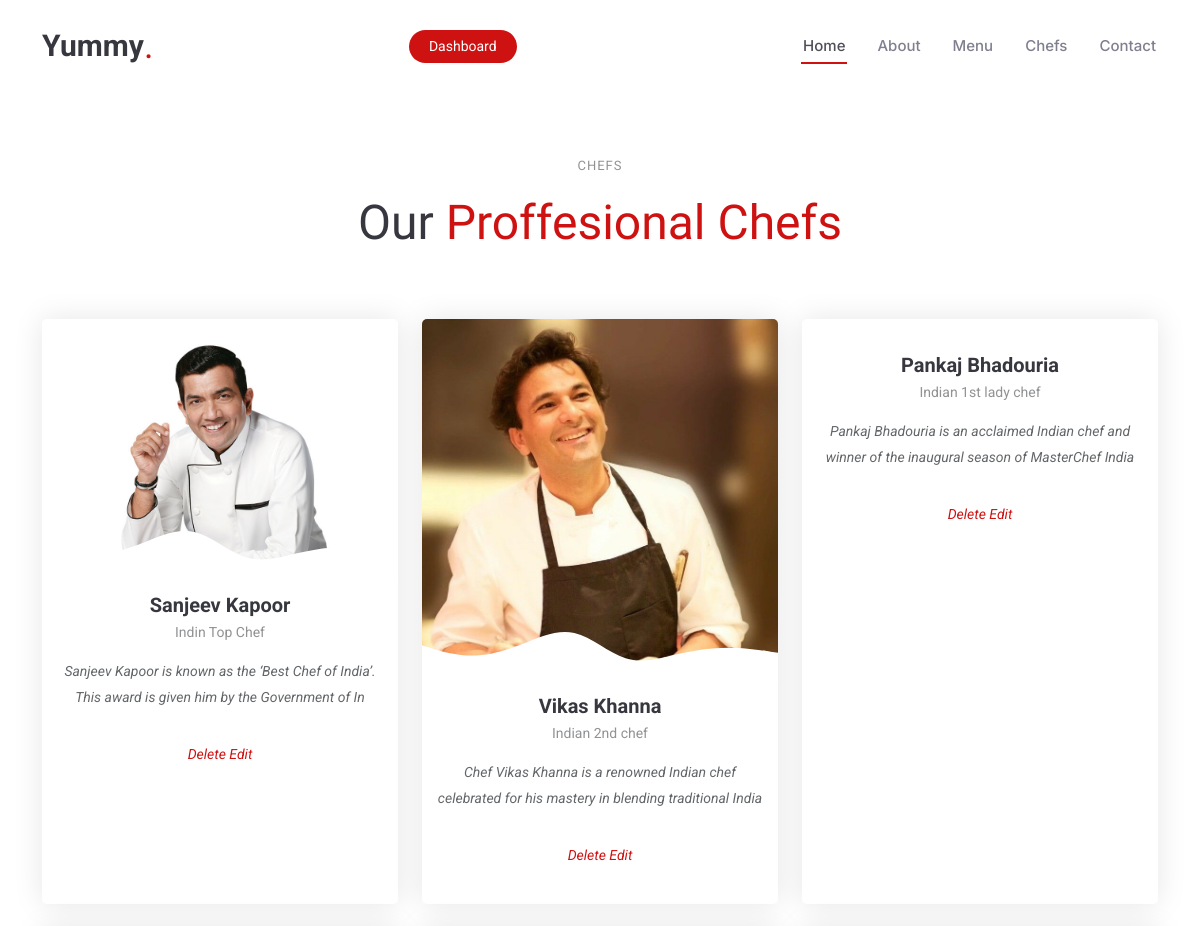
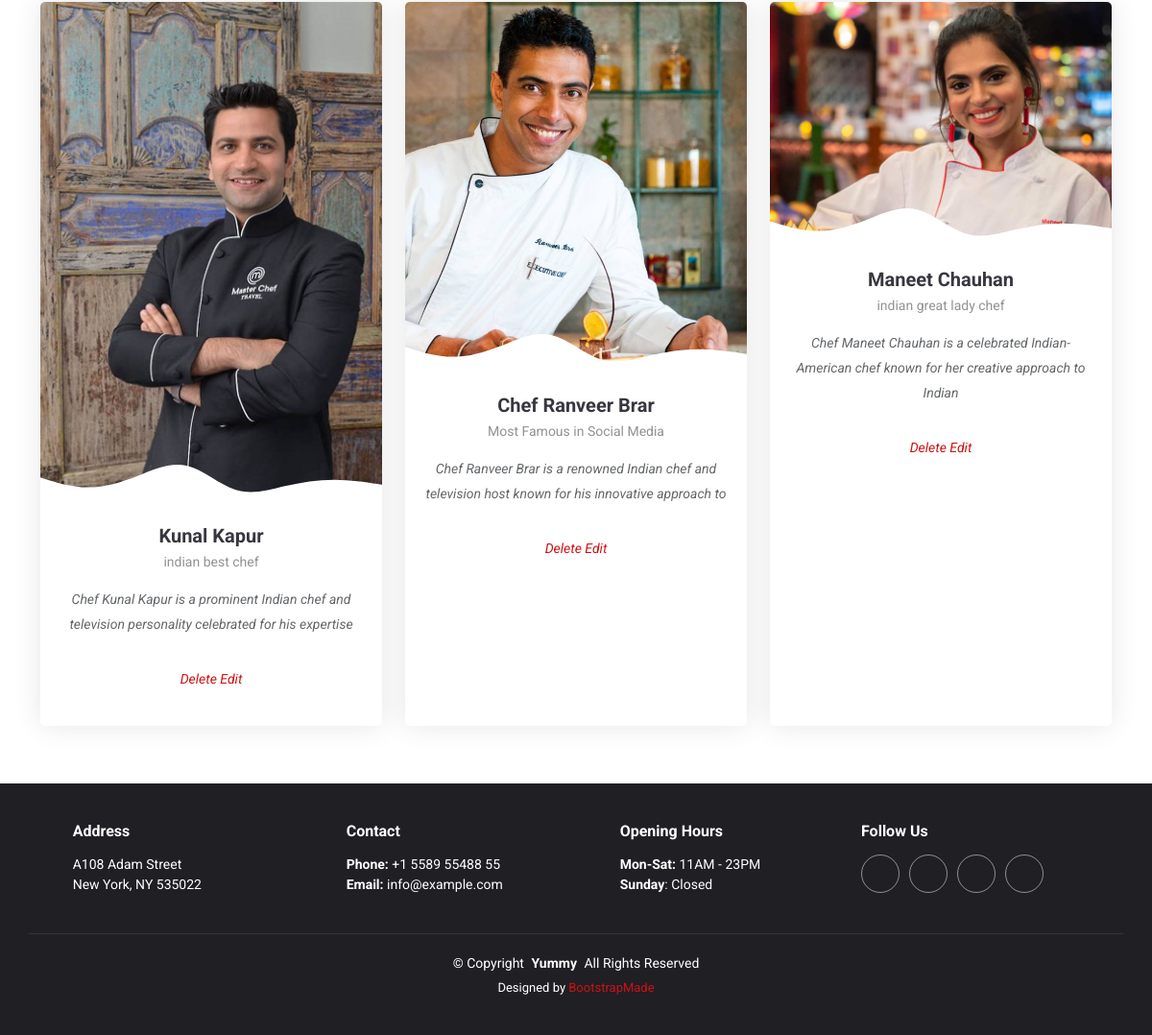
Page /chef/ on the committed database (2 pictures, top to bottom).
### myapp/models.py (models this page shows)
class Chefmodel(models.Model):
    Name=models.CharField(max_length=100,null=True)
    Chef=models.CharField(max_length=100,null=True)
    Description=models.CharField(max_length=100,null=True)
    img=models.ImageField(upload_to='Media/pic',null=True)

### myproject/views.py (the view)
# urls.py: path('chef/',chef,name='chef'),
def chef(req):
    data=Chefmodel.objects.all()
    return render(req,'chef.html',{'data':data})

### template/chef.html (shortened to what this page needs)
{% extends 'base.html' %}
{% block body %}
    <section id="chefs" class="chefs section">
      <div class="container section-title" data-aos="fade-up">
        <h2>chefs</h2>
        <p><span>Our</span> <span class="description-title">Proffesional Chefs<br></span></p>
      </div>
      <div class="container">
        <div class="row gy-4">
            {% for i in data %}
          <div class="col-lg-4 d-flex align-items-stretch" data-aos="fade-up" data-aos-delay="100">
            <div class="team-member">
              <div class="member-img">
                <img src="/{{i.img}}" class="img-fluid" alt="">
              </div>
              <div class="member-info">
                <h4>{{i.Name}}</h4>
                <span>{{i.Chef}}</span>
                <p>{{i.Description}}</p>
                <p><a href="{% url 'delete' i.id %}">Delete</a>
                  <a href="{% url 'edit' i.id %}">Edit</a></p>
              </div>
            </div>
          </div>
          {% endfor %}
        </div>
      </div>
    </section>
{% endblock body %}

### template/base.html (shortened to what this page needs)
<!DOCTYPE html>
<html lang="en">
<head>
  <link href="/static/assets2/vendor/bootstrap/css/bootstrap.min.css" rel="stylesheet">
  <link href="/static/assets2/vendor/bootstrap-icons/bootstrap-icons.css" rel="stylesheet">
  <link href="/static/assets2/vendor/aos/aos.css" rel="stylesheet">
  <link href="/static/assets2/vendor/glightbox/css/glightbox.min.css" rel="stylesheet">
  <link href="/static/assets2/vendor/swiper/swiper-bundle.min.css" rel="stylesheet">
  <link href="/static/assets2/css/main.css" rel="stylesheet">
</head>
<body class="index-page">
    {% include 'include/navbar.html' %}
    {% block body %}
    {% endblock body %}
  <footer id="footer" class="footer dark-background">
    <div class="container">
      <div class="row gy-3">
        <div class="col-lg-3 col-md-6 d-flex">
          <i class="bi bi-geo-alt icon"></i>
          <div class="address">
            <h4>Address</h4>
            <p>A108 Adam Street</p>
            <p>New York, NY 535022</p>
          </div>
        </div>
        <div class="col-lg-3 col-md-6 d-flex">
          <i class="bi bi-telephone icon"></i>
          <div>
            <h4>Contact</h4>
            <p>
              <strong>Phone:</strong> <span>+1 5589 55488 55</span><br>
              <strong>Email:</strong> <span>info@example.com</span><br>
            </p>
          </div>
        </div>
        <div class="col-lg-3 col-md-6 d-flex">
          <i class="bi bi-clock icon"></i>
          <div>
            <h4>Opening Hours</h4>
            <p>
              <strong>Mon-Sat:</strong> <span>11AM - 23PM</span><br>
              <strong>Sunday</strong>: <span>Closed</span>
            </p>
          </div>
        </div>
        <div class="col-lg-3 col-md-6">
          <h4>Follow Us</h4>
          <div class="social-links d-flex">
            <a href="#" class="twitter"><i class="bi bi-twitter-x"></i></a>
            <a href="#" class="facebook"><i class="bi bi-facebook"></i></a>
            <a href="#" class="instagram"><i class="bi bi-instagram"></i></a>
            <a href="#" class="linkedin"><i class="bi bi-linkedin"></i></a>
          </div>
        </div>
      </div>
    </div>
    <div class="container copyright text-center mt-4">
      <p>© <span>Copyright</span> <strong class="px-1 sitename">Yummy</strong> <span>All Rights Reserved</span></p>
      <div class="credits">
        Designed by <a href="https://bootstrapmade.com/">BootstrapMade</a>
      </div>
    </div>
  </footer>
</body>
</html>

### template/include/navbar.html (shortened to what this page needs)
<header id="header" class="header d-flex align-items-center sticky-top">
    <div class="container position-relative d-flex align-items-center justify-content-between">
      <a href="index.html" class="logo d-flex align-items-center me-auto me-xl-0">
        <h1 class="sitename">Yummy</h1>
        <span>.</span>
      </a>
      <nav id="navmenu" class="navmenu">
        <ul>
          <li><a href="{% url 'homepage' %}" class="active">Home<br></a></li>
          <li><a href="{% url 'about' %}">About</a></li>
          <li><a href="{% url 'menu' %}">Menu</a></li>
          <li><a href="{% url 'chef' %}">Chefs</a></li>
          <li><a href="{% url 'contact' %}">Contact</a></li>
        </ul>
      </nav>
      <a class="btn-getstarted" href="{% url 'dashboard' %}">Dashboard</a>
    </div>
  </header>

### rows in the picture
Chefmodel: img (picture), Name "Sanjeev Kapoor", Chef "Indin Top Chef", Description "Sanjeev Kapoor is known as the ‘Best Chef of India’. This award is given him by the Government of In"
Chefmodel: img (picture), Name "Vikas Khanna", Chef "Indian 2nd chef", Description "Chef Vikas Khanna is a renowned Indian chef celebrated for his mastery in blending traditional India"
Chefmodel: Name "Pankaj Bhadouria", Chef "Indian 1st lady chef", Description "Pankaj Bhadouria is an acclaimed Indian chef and winner of the inaugural season of MasterChef India"
Chefmodel: img (picture), Name "Kunal Kapur", Chef "indian best chef", Description "Chef Kunal Kapur is a prominent Indian chef and television personality celebrated for his expertise"
Chefmodel: img (picture), Name "Chef Ranveer Brar", Chef "Most Famous in Social Media", Description "Chef Ranveer Brar is a renowned Indian chef and television host known for his innovative approach to"
Chefmodel: img (picture), Name "Maneet Chauhan", Chef "indian great lady chef", Description "Chef Maneet Chauhan is a celebrated Indian-American chef known for her creative approach to Indian"
